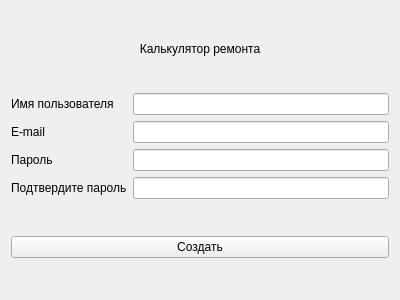
<?xml version="1.0" encoding="UTF-8"?>
<ui version="4.0">
 <class>SignUp</class>
 <widget class="QWidget" name="SignUp">
  <property name="geometry">
   <rect>
    <x>0</x>
    <y>0</y>
    <width>400</width>
    <height>300</height>
   </rect>
  </property>
  <property name="windowTitle">
   <string>Form</string>
  </property>
  <layout class="QVBoxLayout" name="verticalLayout">
   <item>
    <widget class="QLabel" name="label_4">
     <property name="sizePolicy">
      <sizepolicy hsizetype="Preferred" vsizetype="Fixed">
       <horstretch>0</horstretch>
       <verstretch>0</verstretch>
      </sizepolicy>
     </property>
     <property name="text">
      <string>Калькулятор ремонта</string>
     </property>
     <property name="alignment">
      <set>Qt::AlignCenter</set>
     </property>
    </widget>
   </item>
   <item>
    <layout class="QGridLayout" name="gridLayout">
     <item row="2" column="2">
      <widget class="QLineEdit" name="lineEdit_3"/>
     </item>
     <item row="0" column="2">
      <widget class="QLineEdit" name="lineEdit"/>
     </item>
     <item row="0" column="0">
      <widget class="QLabel" name="label">
       <property name="text">
        <string>Имя пользователя</string>
       </property>
      </widget>
     </item>
     <item row="1" column="0">
      <widget class="QLabel" name="label_2">
       <property name="text">
        <string>E-mail</string>
       </property>
      </widget>
     </item>
     <item row="1" column="2">
      <widget class="QLineEdit" name="lineEdit_2"/>
     </item>
     <item row="2" column="0">
      <widget class="QLabel" name="label_3">
       <property name="text">
        <string>Пароль</string>
       </property>
      </widget>
     </item>
     <item row="3" column="0">
      <widget class="QLabel" name="label_5">
       <property name="text">
        <string>Подтвердите пароль</string>
       </property>
      </widget>
     </item>
     <item row="3" column="2">
      <widget class="QLineEdit" name="lineEdit_4"/>
     </item>
    </layout>
   </item>
   <item>
    <widget class="QPushButton" name="pushButton">
     <property name="text">
      <string>Создать</string>
     </property>
    </widget>
   </item>
  </layout>
 </widget>
 <resources/>
 <connections/>
</ui>
